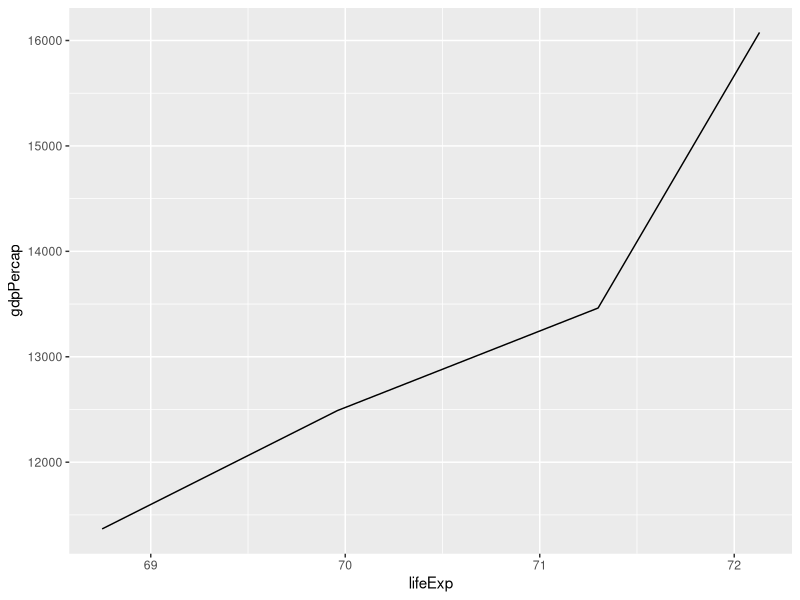
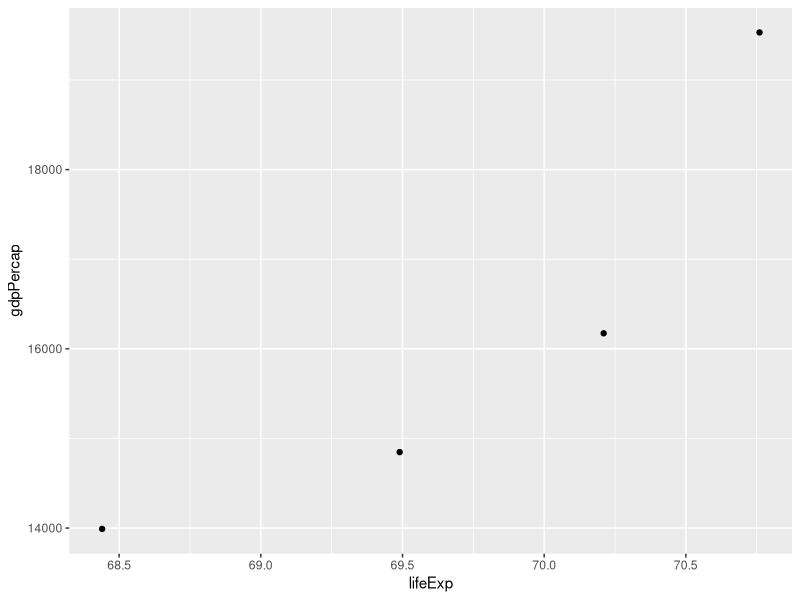
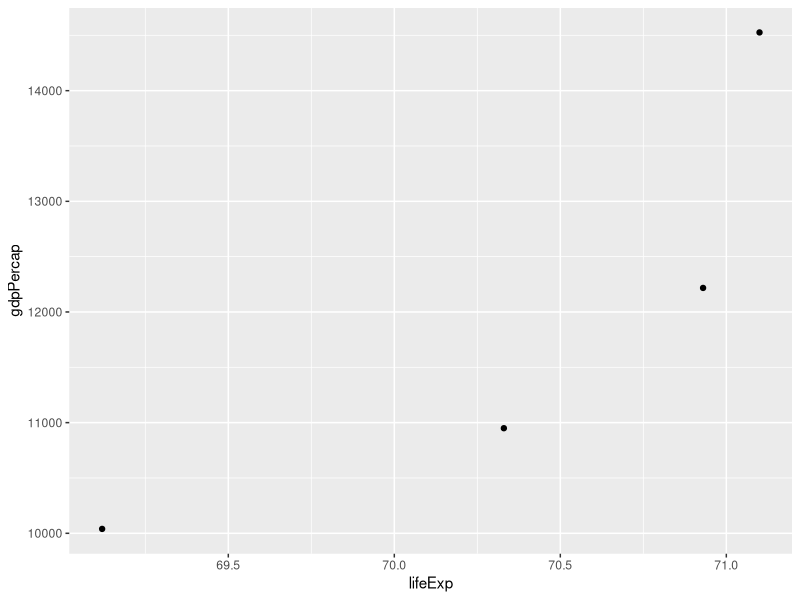

Reproduce these figures in R, in order.
## ---- chunk 1
knitr::opts_chunk$set(echo = TRUE)
library(tidyverse)
## ---- chunk 2
life5060 <- read.csv("gapminder-5060.csv")
## ---- chunk 3
canada <- life5060[(life5060$country == "Canada"),]
canada <- canada %>% mutate(lifeExp = replace(lifeExp, year == 1957, 69.96))
ggplot(data = canada, aes(x = lifeExp, y = gdpPercap)) +
  geom_line()
## ---- chunk 4
data <- read.csv("gapminder-5060.csv")
data<-data[(data$country=="United States"),]
ggplot(data = data, aes(x = lifeExp, y = gdpPercap)) +
  geom_point()
## ---- chunk 5
data1 <- read.csv("gapminder-5060.csv")
Australia <- data1[(data1$country=="Australia"),]
ggplot(data = Australia, aes(x = lifeExp, y = gdpPercap)) +
  geom_point()
